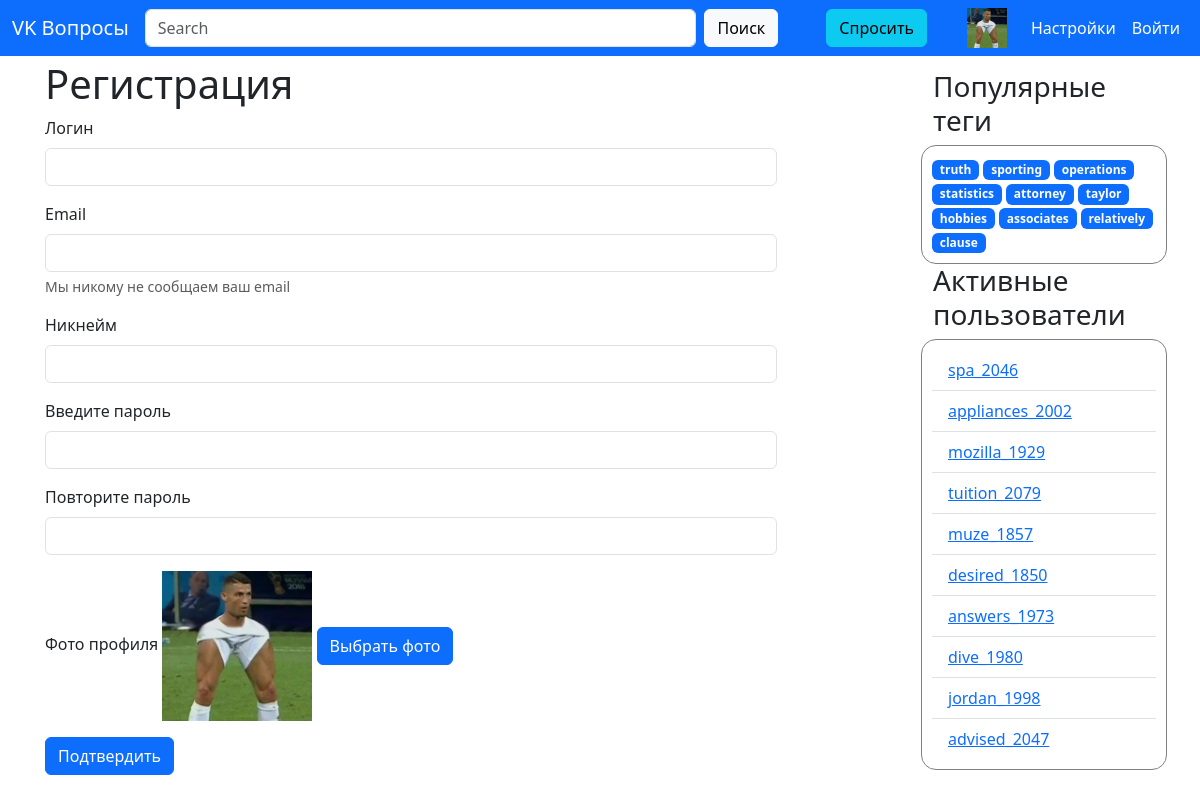
Screenshot of /register with the database file from the repository.
### app/models.py (models this page shows, shortened)
class Tag(models.Model):
    name = models.CharField(max_length=30, unique=True)

class Profile(models.Model):
    user = models.OneToOneField(User, on_delete=models.CASCADE, null=True)
    profile_image = models.ImageField(max_length=255, default='messi.jpg')

### app/views.py (the view)
# urls.py: path('register', views.register, name='register'),
def register(request):
    best_users = Profile.objects.annotate(total_likes=Count('user__questions__likes') +
                                                      Count('user__answer__likes')).order_by(
        'total_likes')[:10]
    return render(request, 'register.html', {'tags': tags, 'best_users': best_users})

### templates/register.html
{% extends 'layouts/base.html' %}
{% block content %}
<h1>Регистрация</h1>
<form>
    <div class="mb-3">
        <label for="InputLogin" class="form-label">Логин</label>
        <input type="password" class="form-control" id="InputLogin">
    </div>
    <div class="mb-3">
        <label for="exampleInputEmail1" class="form-label">Email</label>
        <input type="email" class="form-control" id="exampleInputEmail1"
               aria-describedby="emailHelp">
        <div id="emailHelp" class="form-text">Мы никому не сообщаем ваш email</div>
    </div>
    <div class="mb-3">
        <label for="InputNickName" class="form-label">Никнейм</label>
        <input type="password" class="form-control" id="InputNickName">
    </div>
    <div class="mb-3">
        <label for="InputPassword" class="form-label">Введите пароль</label>
        <input type="password" class="form-control" id="InputPassword">
    </div>
    <div class="mb-3">
        <label for="RepeatPassword" class="form-label">Повторите пароль</label>
        <input type="password" class="form-control" id="RepeatPassword">
    </div>
    <div class="mb-3">
        <label>Фото профиля</label>
        <img src="../static/img/avatar.webp" height="150" width="150">
        <button type="submit" class="btn btn-primary">Выбрать фото</button>
    </div>
    <button type="submit" class="btn btn-primary">Подтвердить</button>
</form>
{% endblock %}

### templates/layouts/base.html (shortened to what this page needs)
{% load static %}
<!doctype html>
<html lang="en" class="h-100">
<head>
    <link href="{% static '/css/bootstrap.css' %}" rel="stylesheet">
    <link href="{% static '/css/main.css' %}" rel="stylesheet">
</head>
<body class="d-flex flex-column h-100">
<header>
    <nav class="navbar navbar-expand-md navbar-dark fixed-top bg-primary">
        <div class="container-fluid">
            <a class="navbar-brand" href="{% url 'index' %}">VK Вопросы</a>
            <div class="collapse navbar-collapse" id="navbarCollapse">
                <form class="d-flex flex-fill me-5" role="search">
                    <input class="form-control me-2" type="search" placeholder="Search"
                           aria-label="Search">
                    <button class="btn btn-light" type="submit">Поиск</button>
                </form>
                <div class="ask-button" id="ask-button">
                    <a class="btn btn-info"
                       href="{% url 'ask' %}" style="margin-right: 40px" role="button">Спросить</a>
                </div>
                <ul class="navbar-nav ms-auto mb-2 mb-md-0">
                    <li class="nav-item">
                        <a class="navbar-brand" href="#">
                            <img src="{% static '/img/avatar.webp' %}" alt="" width="40"
                                 height="40">
                        </a>
                    </li>
                    <li class="nav-item">
                        <a class="nav-link active" aria-current="page" href="{% url 'settings' %}">Настройки</a>
                    </li>
                    <li class="nav-item">
                        <a class="nav-link active" aria-current="page" href="{% url 'login' %}">Войти</a>
                    </li>
                </ul>
            </div>
        </div>
    </nav>
</header>
<main class="flex-shrink-0">
    <div class="container">
        <div class="row">
            <div class="col-8">
                {% block content %}
                {% endblock %}
            </div>
            <div class="col-4">
                <div class="row" style="margin-top: 10px;margin-left: 120px">
                    <h3>Популярные теги</h3>
                    <div class="tags"
                         style="border: 1px solid grey; max-width: 280px; border-radius: 15px; padding: 10px;">
                        {% for tag in tags %}
                        <span class="badge bg-primary"><a href="/tag/{{ tag.name }}"
                                                          style="text-decoration: none;
                                                          color: white">{{ tag.name }}</a></span>
                        {% endfor %}
                    </div>
                    <br/>
                    <h3>Активные пользователи</h3>
                    <ul class="list-group list-group-flush"
                        style="border: 1px solid grey; max-width: 280px; border-radius: 15px; padding: 10px;">
                        {% for user in best_users %}
                        <li class="list-group-item"><a href="">{{ user.user.username }}</a></li>
                        {% endfor %}
                    </ul>
                </div>
            </div>
        </div>
    </div>
</main>
</body>
</html>

### static/css/main.css (style rules this page uses)
main > .container { padding: 60px 15px 0; }
.tags { border: 1px solid grey; max-width: 100px; border-radius: 25px; padding: 20px; }
.list-group { border: 1px solid grey; max-width: 100px; border-radius: 40px; padding: 20px; }

### rows the page displays
Tag: name "truth"
Tag: name "sporting"
Tag: name "operations"
Tag: name "statistics"
Tag: name "attorney"
Tag: name "taylor"
Tag: name "hobbies"
Tag: name "associates"
Tag: name "relatively"
Tag: name "clause"
Profile: user.username "spa_2046"
Profile: user.username "appliances_2002"
Profile: user.username "mozilla_1929"
Profile: user.username "tuition_2079"
Profile: user.username "muze_1857"
Profile: user.username "desired_1850"
Profile: user.username "answers_1973"
Profile: user.username "dive_1980"
Profile: user.username "jordan_1998"
Profile: user.username "advised_2047"
